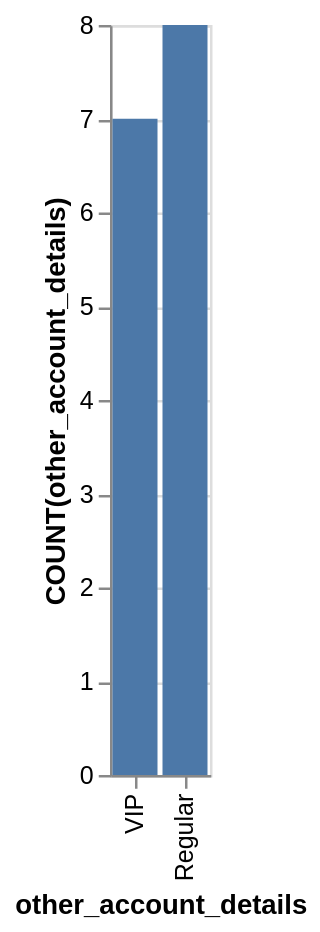

The specification (Vega-Lite) saved for this image:
### Vega-Lite specification from a JSON file in a GitHub repository (floating-point values rounded to 4 significant figures)
{"data": {"values": [{"x_data": "VIP", "y_data": 7}, {"x_data": "Regular", "y_data": 8}]}, "mark": "bar", "encoding": {"x": {"field": "x_data", "type": "nominal", "title": "other_account_details", "sort": "descending"}, "y": {"field": "y_data", "type": "quantitative", "title": "COUNT(other_account_details)"}}}
